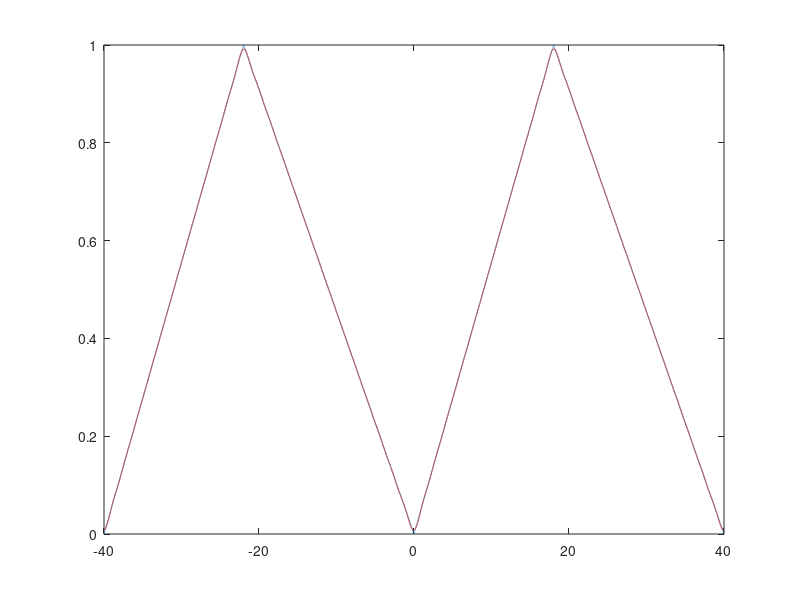
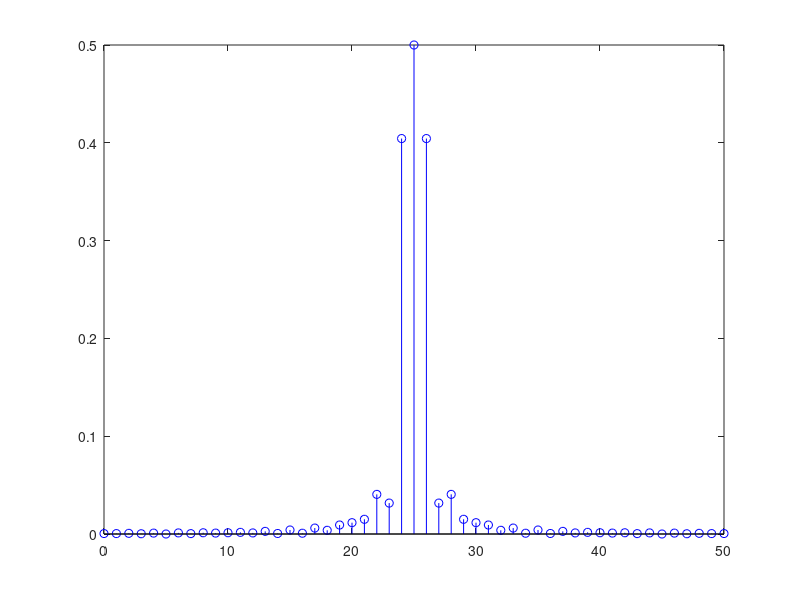

MATLAB code for these plots, in order:
%Determinarea coeficientilor SFC, reprezentarea semnalului si al spectrului

P=40; %Perioada semnalului

f=1/P; %Frecventa semnalului

t=-P:0.002:P; %Esantionarea semnalului intial

D=18; %Pulsul semnalului ales in functie de numarul de la catalog, in cazul meu 18.

d=D/40;

N=50; %Numarul de elemente 


si=(1+sawtooth(2*pi*f*t,d))/2; %Determinarea semnalului triunghiular initial
a0=@(t)(1+sawtooth(2*pi*f*t,d))/2;%functie pentru a afla componenta initiala
cc=1/P*integral(a0,0,P);%determinarea componentei continue
Ck=zeros(1,N);
Ak=zeros(1,N);
sr=0; 


for (i=1:1:N)
   a1=@(t)(1+sawtooth(2*pi*f*t,d))/2.*exp(-2*pi*f*t*1j*(i-25));% structura iterativa ce modifica semnalul pentru fiecare valoare a lui k
                                                               
   
     Ck(i)=1/P*integral(a1,0,P);                               % k(1-50) si aduna coeficientul rezultat la suma
                                                               
     Ak(i+1)=2*abs(Ck(i));                                     % coeficientilor fiind inmultit mai apoi cu exponentiala
                                                               
      sr=sr+Ck(i)*exp(2*pi*f*t*1j*(i-25));                     % din formula SFC
   
 
   
end


figure(1);
plot(t,sr,'r',t,si,'--'); %Semnalul modificat si cel initial 


figure(2);
Ak(26)=abs(cc);
Ak(1)=Ak(51);
stem([0:N],Ak,'b'); %Afisarea spectrului de valori 

%Conform cursului de semnale si sisteme, orice semnal poate fi aproximat
%printr-o suma de cosinusuri si sinusuri de diferite frecvente (numite
%armonice de frecventa) fiecare avand in fata sa cate un coeficient.
%In acest proiect am reconstruit un semnal cu 50 de elemente si se apropie
%de semnalul original avand o mica eroare. Daca numarul termenilor creste
%aceasta eroare scade. Apoi am reprezentat spectrului de valori. 